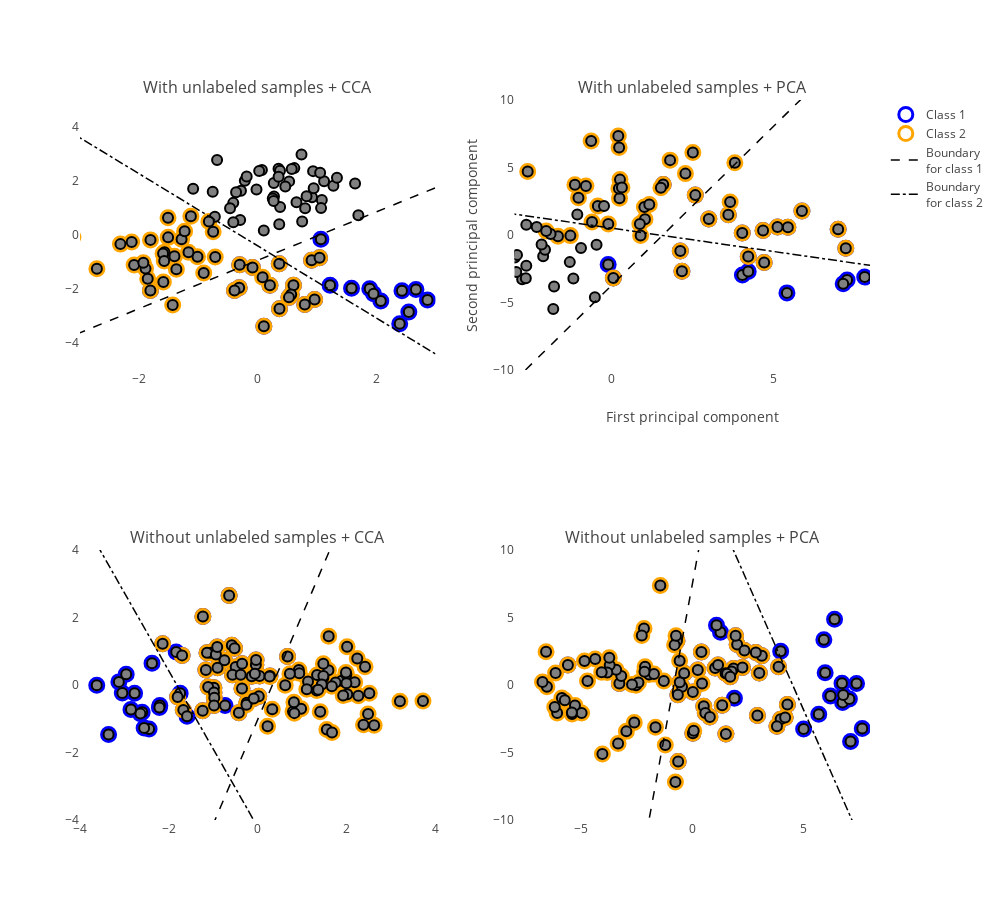

The notebook cell this image was saved under:
### Markdown cell above
## 绘图结果

### Code cell
X, Y = make_multilabel_classification(n_classes=2, n_labels=1,
                                      allow_unlabeled=True,
                                      random_state=1)

plot_subfigure(X, Y, 1,1,  "cca", True)
plot_subfigure(X, Y, 1,2,  "pca", False)

X, Y = make_multilabel_classification(n_classes=2, n_labels=1,
                                      allow_unlabeled=False,
                                      random_state=1)

plot_subfigure(X, Y, 2,1,"cca", False)
plot_subfigure(X, Y, 2,2, "pca", False)

py.iplot(fig, filename="multilabel-classification")
